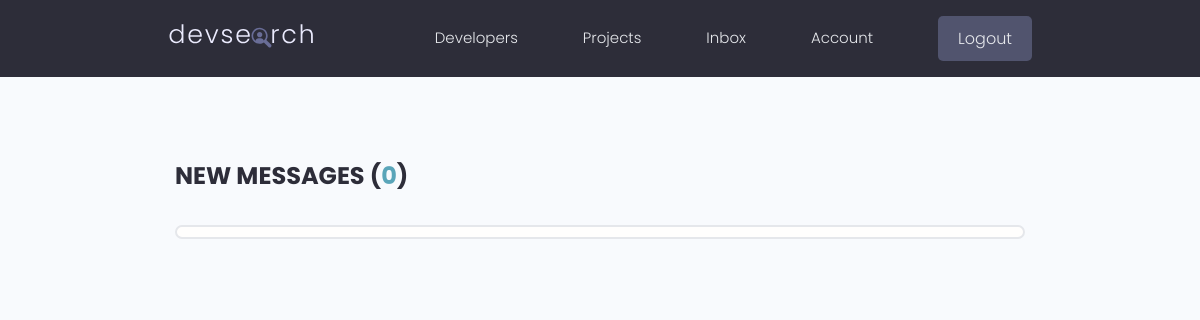
The page /inbox/ (signed in) on the database as committed earlier.
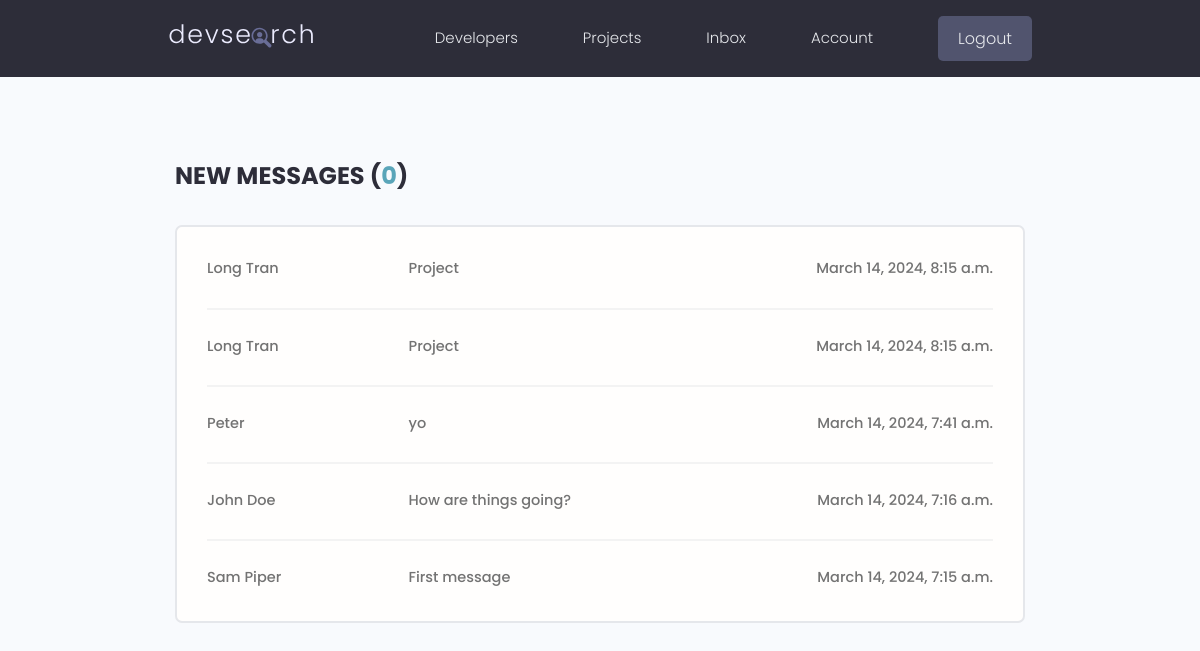
The same page on the database as committed later.
### users/models.py (models this page shows, shortened)
class Message(models.Model):
    sender = models.ForeignKey(Profile, on_delete=models.SET_NULL, null=True, blank=True)
    recipient = models.ForeignKey(Profile, on_delete=models.SET_NULL, null=True, blank=True, related_name="messages")
    name = models.CharField(max_length=200, null=True, blank=True)
    email = models.EmailField(max_length=200, null=True, blank=True)
    subject = models.CharField(max_length=200, null=True, blank=True)
    body = models.TextField()
    is_read = models.BooleanField(default=False, null=True)
    created = models.DateTimeField(auto_now_add=True)
    id = models.UUIDField(default=uuid.uuid4, unique=True, primary_key=True, editable=False)
    class Meta:
        ordering = ['is_read', '-created']

### users/views.py (the view)
# urls.py: path('inbox/', views.inbox, name='inbox'),
@login_required(login_url="login")
def inbox(request):
    profile = request.user.profile
    messageRequests = profile.messages.all()
    unreadCount = messageRequests.filter(is_read=False).count
    context = {'messageRequests' : messageRequests, 'unreadCount':unreadCount}
    return render(request, 'users/inbox.html', context)

### users/templates/users/inbox.html
{%extends 'main.html'%}
{%block content%}
<main class="inbox my-xl">
  <div class="content-box">
    <h3 class="inbox__title">New Messages (<span>{{unreadCount}}</span>)</h3>
    <ul class="messages">
      {%for message in messageRequests%}
      {%if message.is_read == False%}
      <li class="message message--unread">
      {%else%}
      <li class="message">
      {%endif%}
        <a href="{%url 'message' message.id%}">
          <span class="message__author">{{message.name}}</span>
          <span class="message__subject">{{message.subject}}</span>
          <span class="message__date">{{message.created}}</span>
        </a>
      </li>
      {%endfor%}
    </ul>
  </div>
</main>
{%endblock%}

Rows that differ between the two databases and show on the page:
added Message: name "Long Tran", subject "Project", created "March 14, 2024, 8:15 a.m."
added Message: name "Long Tran", subject "Project", created "March 14, 2024, 8:15 a.m."
added Message: name "Peter", subject "yo", created "March 14, 2024, 7:41 a.m."
added Message: name "John Doe", subject "How are things going?", created "March 14, 2024, 7:16 a.m."
added Message: name "Sam Piper", subject "First message", created "March 14, 2024, 7:15 a.m."
